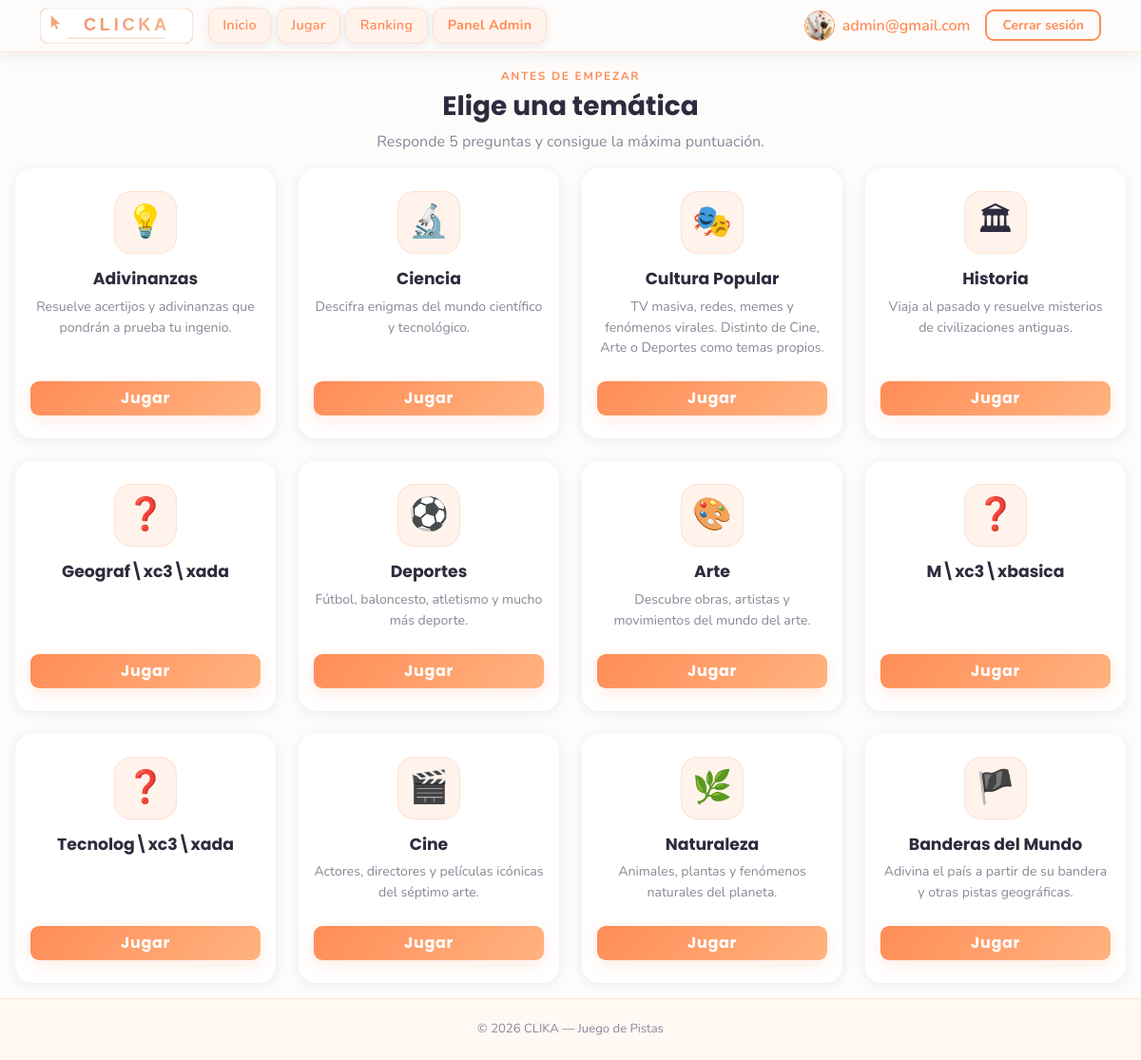
The page /pages/jugar.php (signed in) on the database as committed earlier.
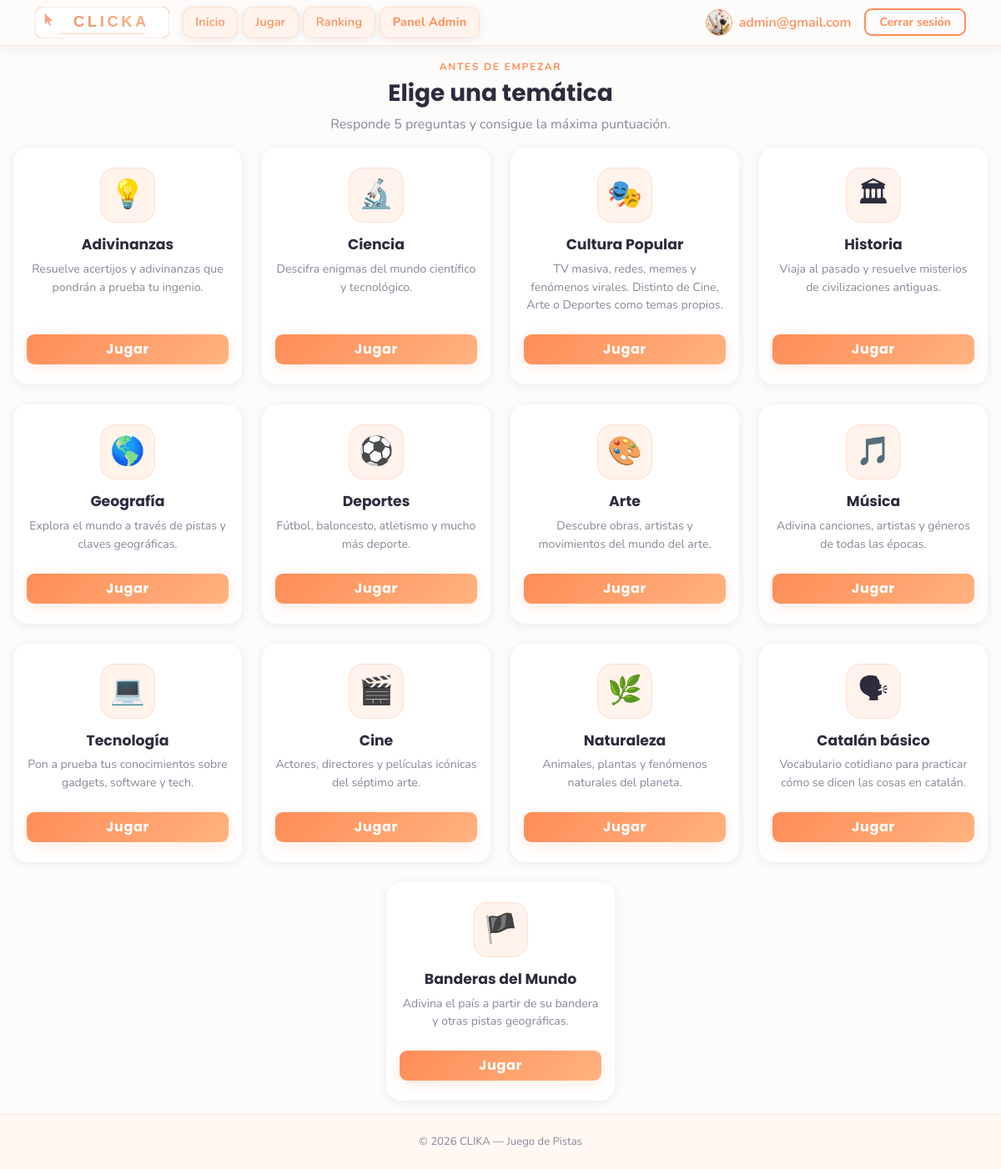
The same page on the database as committed later.
### tables this page shows
CREATE TABLE temas (
    id INTEGER PRIMARY KEY AUTOINCREMENT,
    nombre TEXT NOT NULL UNIQUE,
    created_at TEXT NOT NULL DEFAULT CURRENT_TIMESTAMP
);

### pages/jugar.php (called while the page is built)
<?php
require __DIR__ . '/play.php';

### pages/play.php (the view, shortened to what this page needs)
<?php
$temaMeta = [
    'adivinanzas' => ['icono' => '&#128161;', 'descripcion' => 'Resuelve acertijos y adivinanzas que pondrán a prueba tu ingenio.'],
    'ciencia'     => ['icono' => '&#128300;', 'descripcion' => 'Descifra enigmas del mundo científico y tecnológico.'],
    'cultura'     => ['icono' => '&#127917;', 'descripcion' => 'TV masiva, redes, memes y fenómenos virales. Distinto de Cine, Arte o Deportes como temas propios.'],
    'historia'    => ['icono' => '&#127963;', 'descripcion' => 'Viaja al pasado y resuelve misterios de civilizaciones antiguas.'],
    'geografia'   => ['icono' => '&#127758;', 'descripcion' => 'Explora el mundo a través de pistas y claves geográficas.'],
    'deportes'    => ['icono' => '&#9917;',   'descripcion' => 'Fútbol, baloncesto, atletismo y mucho más deporte.'],
    'arte'        => ['icono' => '&#127912;', 'descripcion' => 'Descubre obras, artistas y movimientos del mundo del arte.'],
    'musica'      => ['icono' => '&#127925;', 'descripcion' => 'Adivina canciones, artistas y géneros de todas las épocas.'],
    'tecnologia'  => ['icono' => '&#128187;', 'descripcion' => 'Pon a prueba tus conocimientos sobre gadgets, software y tech.'],
    'cine'        => ['icono' => '&#127916;', 'descripcion' => 'Actores, directores y películas icónicas del séptimo arte.'],
    'naturaleza'  => ['icono' => '&#127807;', 'descripcion' => 'Animales, plantas y fenómenos naturales del planeta.'],
    'catalan'     => ['icono' => '&#128483;', 'descripcion' => 'Vocabulario cotidiano para practicar cómo se dicen las cosas en catalán.'],
];
$temas  = [];
$dbPath = dirname(__DIR__) . '/database/clicka.db';
if (is_file($dbPath)) {
    try {
        $db     = new SQLite3($dbPath);
        $result = $db->query('SELECT id, nombre FROM temas ORDER BY id');
        while ($row = $result->fetchArray(SQLITE3_ASSOC)) {
            $slug = strtolower(str_replace(['á','é','í','ó','ú','ü','ñ'], ['a','e','i','o','u','u','n'],
                mb_strtolower($row['nombre'], 'UTF-8')));
            $slug = strtok($slug, ' ');
            $row['slug']       = $slug;
            $row['icono']      = $temaMeta[$slug]['icono']      ?? '&#10067;';
            $row['descripcion']= $temaMeta[$slug]['descripcion'] ?? '';
            $temas[] = $row;
        }
    } catch (Throwable) {
    }
}
$temaPreseleccionat    = null;
$autoInicia = $temaPreseleccionat !== null;
?>
<!DOCTYPE html>
<html lang="es">
<head>
  <?php include '../includes/head.php'; ?>
</head>
<body>
  <?php include '../includes/menu.php'; ?>
  <main class="container-fluid game-layout py-3">
    <section id="tema-selector" <?php if ($autoInicia) echo 'hidden'; ?>>
      <div class="text-center mb-3">
        <p class="section-eyebrow">Antes de empezar</p>
        <h1 class="h3 fw-bold" style="color:var(--clika-text)">Elige una temática</h1>
        <p class="text-muted">Responde 5 preguntas y consigue la máxima puntuación.</p>
      </div>
      <div class="row g-4 justify-content-center">
        <?php foreach ($temas as $tema): ?>
        <div class="col-10 col-sm-6 col-lg-3">
          <article class="card tema-card h-100 border-0">
            <div class="card-body d-flex flex-column align-items-center text-center py-4 px-3">
              <div class="tema-icon-wrap">
                <span class="tema-icon" aria-hidden="true"><?php echo $tema['icono']; ?></span>
              </div>
              <h3 class="card-title mb-2">
                <?php echo htmlspecialchars($tema['nombre']); ?>
              </h3>
              <p class="card-text flex-grow-1 mb-4">
                <?php echo htmlspecialchars($tema['descripcion']); ?>
              </p>
              <button
                type="button"
                class="btn btn-primary w-100 btn-jugar-modal"
                data-tema-id="<?php echo (int) $tema['id']; ?>"
                data-tema-nom="<?php echo htmlspecialchars($tema['nombre'], ENT_QUOTES | ENT_HTML5, 'UTF-8'); ?>"
                data-dest="<?php echo BASE_URL; ?>/pages/play.php?tema=<?php echo urlencode($tema['slug']); ?>"
                data-banderas="0"
                data-bs-toggle="modal"
                data-bs-target="#modal-instruccions">
                Jugar
              </button>
            </div>
          </article>
        </div>
        <?php endforeach; ?>
        <div class="col-10 col-sm-6 col-lg-3">
          <article class="card tema-card h-100 border-0">
            <div class="card-body d-flex flex-column align-items-center text-center py-4 px-3">
              <div class="tema-icon-wrap">
                <span class="tema-icon" aria-hidden="true">&#127988;</span>
              </div>
              <h3 class="card-title mb-2">Banderas del Mundo</h3>
              <p class="card-text flex-grow-1 mb-4">
                Adivina el país a partir de su bandera y otras pistas geográficas.
              </p>
              <button
                type="button"
                class="btn btn-primary w-100 btn-jugar-modal"
                data-dest="<?php echo BASE_URL; ?>/pages/banderes.php"
                data-banderas="1"
                data-bs-toggle="modal"
                data-bs-target="#modal-instruccions">
                Jugar
              </button>
            </div>
          </article>
        </div>
      </div>
    </section>
  </main>
  <?php include '../includes/foot.php'; ?>

### includes/head.php (shortened to what this page needs)
<link
    href="https://cdn.jsdelivr.net/npm/bootstrap@5.3.3/dist/css/bootstrap.min.css"
    rel="stylesheet"
>
<link rel="stylesheet" href="https://cdn.jsdelivr.net/npm/bootstrap-icons@1.11.3/font/bootstrap-icons.min.css">
<link rel="stylesheet" href="<?php echo BASE_URL; ?>/assets/css/styles.css">

### includes/menu.php (shortened to what this page needs)
<?php
$currentPage = basename($_SERVER['PHP_SELF']);
?>
<nav class="navbar navbar-expand-lg navbar-clika sticky-top" aria-label="Navegación principal">
  <div class="container">
    <a class="navbar-brand p-0" href="<?php echo BASE_URL; ?>/index.php">
      <img src="<?php echo BASE_URL; ?>/assets/images/logo.svg" alt="CLICKA" height="38" width="auto">
    </a>
    <div class="collapse navbar-collapse" id="navbarMain">
      <ul class="navbar-nav me-auto mb-2 mb-lg-0">
        <li class="nav-item">
          <a class="nav-link nav-pill <?php echo ($currentPage === 'index.php') ? 'active' : ''; ?>"
            href="<?php echo BASE_URL; ?>/index.php">Inicio</a>
        </li>
        <li class="nav-item">
          <a class="nav-link nav-pill <?php echo ($currentPage === 'play.php') ? 'active' : ''; ?>"
            href="<?php echo BASE_URL; ?>/pages/play.php">Jugar</a>
        </li>
        <li class="nav-item">
          <a class="nav-link nav-pill <?php echo ($currentPage === 'ranking.php') ? 'active' : ''; ?>"
            href="<?php echo BASE_URL; ?>/pages/ranking.php">Ranking</a>
        </li>
        <?php if (!empty($_SESSION['usuari_id']) && $_SESSION['rol'] === 'admin'): ?>
          <li class="nav-item">
            <a class="nav-link nav-pill fw-bold <?php echo in_array($currentPage, ['admin_config.php', 'users.php', 'themes.php', 'questions.php'], true) ? 'active' : ''; ?>"
              href="<?php echo BASE_URL; ?>/pages/admin_config.php">Panel Admin</a>
          </li>
        <?php endif; ?>
      </ul>
      <ul class="navbar-nav ms-auto align-items-center gap-2">
        <?php if (!empty($_SESSION['usuari_id'])): ?>
          <li class="nav-item ms-lg-3">
            <a class="d-flex align-items-center text-decoration-none" href="<?php echo BASE_URL; ?>/pages/profile.php">
              <?php
              $userPhoto = $_SESSION['foto'] ?? 'default.png';
              $finalPhotoUrl = ($userPhoto === 'default.png')
                ? BASE_URL . "/assets/images/social_media/profile.svg"
                : (str_starts_with($userPhoto, 'http') ? $userPhoto : BASE_URL . "/storage/uploads/" . $userPhoto);
              ?>
              <img src="<?php echo $finalPhotoUrl; ?>" alt="Perfil" class="rounded-circle border border-primary"
                style="width: 32px; height: 32px; object-fit: cover;">
              <span class="ms-2 fw-semibold text-primary d-none d-xl-inline">
                <?php echo htmlspecialchars($_SESSION['username']); ?>
              </span>
            </a>
          </li>
          <li class="nav-item ms-lg-2">
            <a class="btn btn-outline-accent btn-sm px-3" href="<?php echo BASE_URL; ?>/pages/logout.php">
              Cerrar sesión
            </a>
          </li>
        <?php endif; ?>
      </ul>
    </div>
  </div>
</nav>

### includes/foot.php (shortened to what this page needs)
  <footer>
    <div class="container">
      <span>&copy; <?php echo date('Y'); ?> CLIKA &mdash; Juego de Pistas</span>
    </div>
  </footer>
</body>
</html>

### assets/css/styles.css (style rules this page uses)
:root { --clika-bg: #FDFCFB; --clika-card-bg: #FFFFFF; --clika-surface: #FFF3EB; --clika-primary: #FF8C57; --clika-primary-hover: #F07040; --clika-accent: #FFB380; --clika-text: #2C2C3E; --clika-muted: #888899; --clika-border: rgba(255, 140, 87, 0.18); --clika-border-strong: rgba(255, 140, 87, 0.38); --clika-shadow: rgba(255, 140, 87, 0.18); --clika-shadow-dark: rgba(44, 44, 62, 0.08); --font-heading: 'Poppins', sans-serif; --font-body: 'Nunito', sans-serif; --bs-body-bg: var(--clika-bg); --bs-body-color: var(--clika-text); --bs-primary: var(--clika-primary); --bs-primary-rgb: 255, 140, 87; }
*, *::before, *::after { box-sizing: border-box; }
body { background-color: var(--clika-bg); color: var(--clika-text); font-family: var(--font-body); min-height: 100vh; display: flex; flex-direction: column; }
main { flex: 1 0 auto; }
h1, h2, h3, h4, h5, h6, .navbar-brand { font-family: var(--font-heading); }
.navbar-clika { background-color: rgba(253, 252, 251, 0.95) !important; border-bottom: 1.5px solid var(--clika-border); backdrop-filter: blur(14px); -webkit-backdrop-filter: blur(14px); box-shadow: 0 2px 16px var(--clika-shadow-dark); }
.navbar-clika .nav-link { color: var(--clika-muted) !important; font-weight: 600; font-size: .9rem; letter-spacing: .02em; padding: .38rem .7rem; border-radius: 7px; transition: color .2s, background .2s; }
.navbar-clika.navbar-expand-lg .navbar-nav .nav-link.nav-pill { color: var(--clika-primary) !important; background: var(--clika-surface) !important; border: 1px solid var(--clika-border) !important; border-radius: 12px !important; box-shadow: 0 2px 10px var(--clika-shadow-dark) !important; margin-right: 0.35rem; padding: 0.45rem 0.9rem !important; font-weight: 600; display: inline-flex; align-items: center; justify-content: center; position: relative; z-index: 2; pointer-events: auto; }
.text-primary { color: var(--clika-primary) !important; }
.text-muted { color: var(--clika-muted) !important; }
.btn-primary { background: linear-gradient(135deg, var(--clika-primary), var(--clika-accent)); border: none; color: #fff; font-family: var(--font-heading); font-weight: 700; letter-spacing: .04em; border-radius: 9px; box-shadow: 0 4px 16px var(--clika-shadow); transition: transform .18s, box-shadow .18s, filter .18s; }
.btn-outline-accent { border: 2px solid var(--clika-primary); color: var(--clika-primary); font-weight: 700; border-radius: 9px; background: transparent; transition: background .2s, color .2s, box-shadow .2s; }
.tema-card { background-color: var(--clika-card-bg); border: 1.5px solid rgba(255,140,87,.15); border-radius: 18px; color: var(--clika-text); position: relative; overflow: hidden; box-shadow: 0 2px 12px var(--clika-shadow-dark); transition: transform .28s cubic-bezier(.4,0,.2,1), box-shadow .28s cubic-bezier(.4,0,.2,1), border-color .28s; cursor: pointer; }
.tema-card .card-title { color: var(--clika-text); font-family: var(--font-heading); font-weight: 700; font-size: 1.08rem; }
.tema-card .card-text { color: var(--clika-muted); font-size: .88rem; line-height: 1.55; }
.tema-icon-wrap { width: 66px; height: 66px; background: var(--clika-surface); border: 1.5px solid var(--clika-border); border-radius: 18px; display: flex; align-items: center; justify-content: center; margin-bottom: 1rem; transition: background .28s, border-color .28s, box-shadow .28s; }
.tema-icon { font-size: 2.1rem; line-height: 1; }
.section-eyebrow { font-size: .75rem; font-weight: 700; letter-spacing: .14em; text-transform: uppercase; color: var(--clika-primary); margin-bottom: .4rem; }
footer { background-color: #FFF8F3; border-top: 1.5px solid var(--clika-border); color: var(--clika-muted); font-size: .82rem; padding: 1.4rem 0; text-align: center; margin-top: auto; }
.game-layout { max-width: 1400px; padding-left: 1rem; padding-right: 1rem; }

Rows that differ between the two databases and show on the page:
changed temas: icono "❓" → "🌎"; nombre "Geograf\\xc3\\xada" → "Geografía"; descripcion (not shown) → "Explora el mundo a través de pistas y claves geográficas."
changed temas: icono "❓" → "🎵"; nombre "M\\xc3\\xbasica" → "Música"; descripcion (not shown) → "Adivina canciones, artistas y géneros de todas las épocas."
changed temas: icono "❓" → "💻"; nombre "Tecnolog\\xc3\\xada" → "Tecnología"; descripcion (not shown) → "Pon a prueba tus conocimientos sobre gadgets, software y tech."
added temas: icono "🗣", nombre "Catalán básico", descripcion "Vocabulario cotidiano para practicar cómo se dicen las cosas en catalán."
